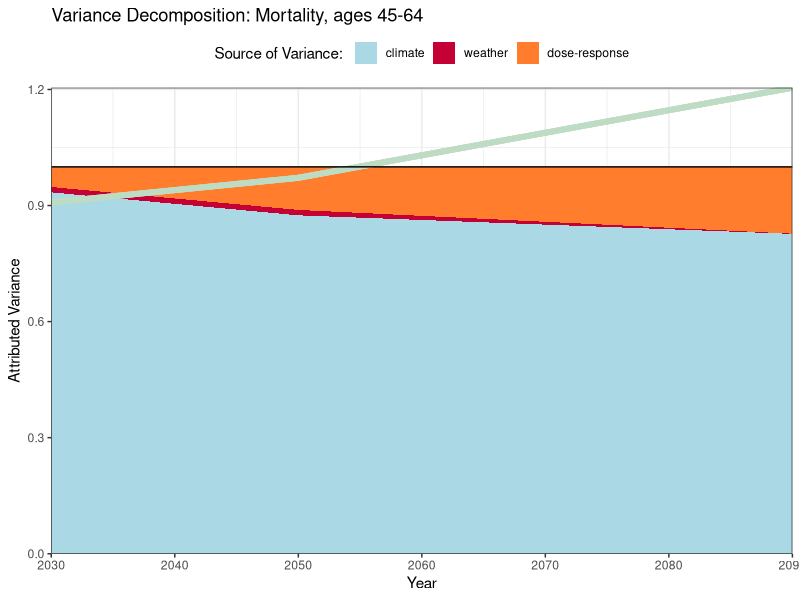
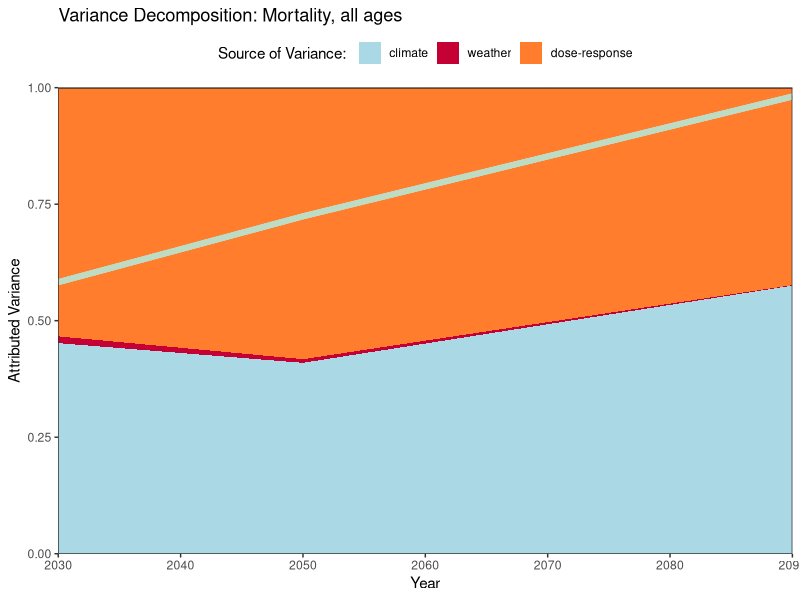
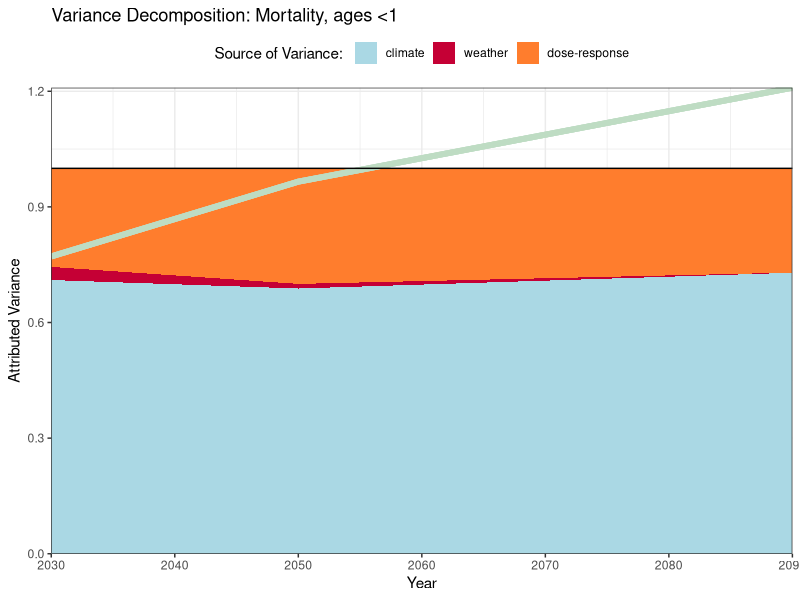
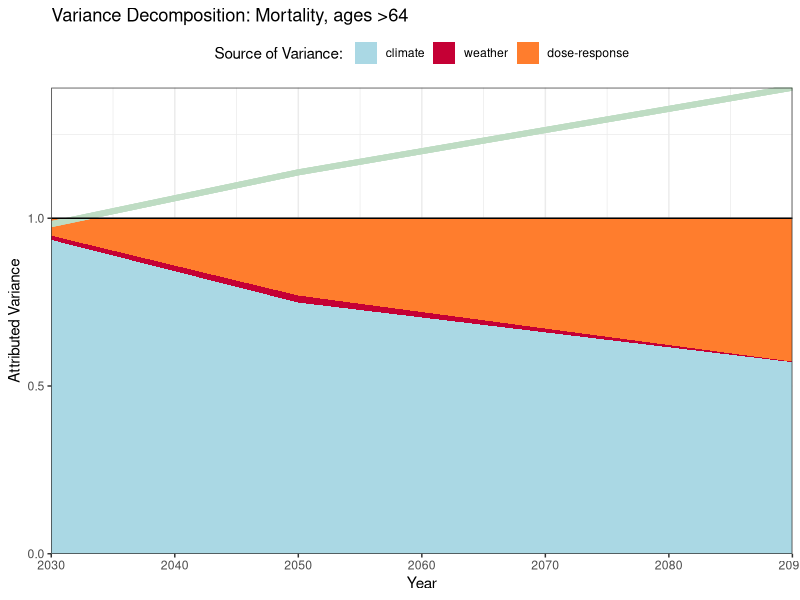
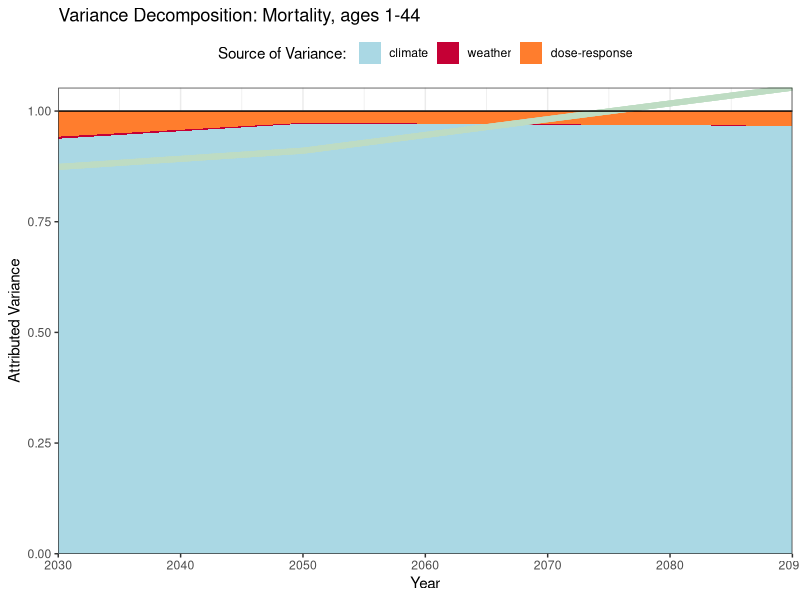
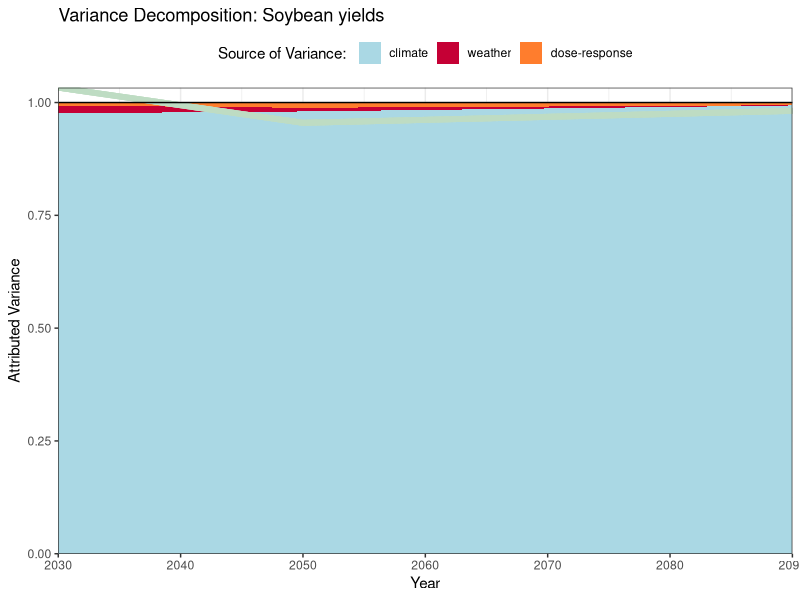
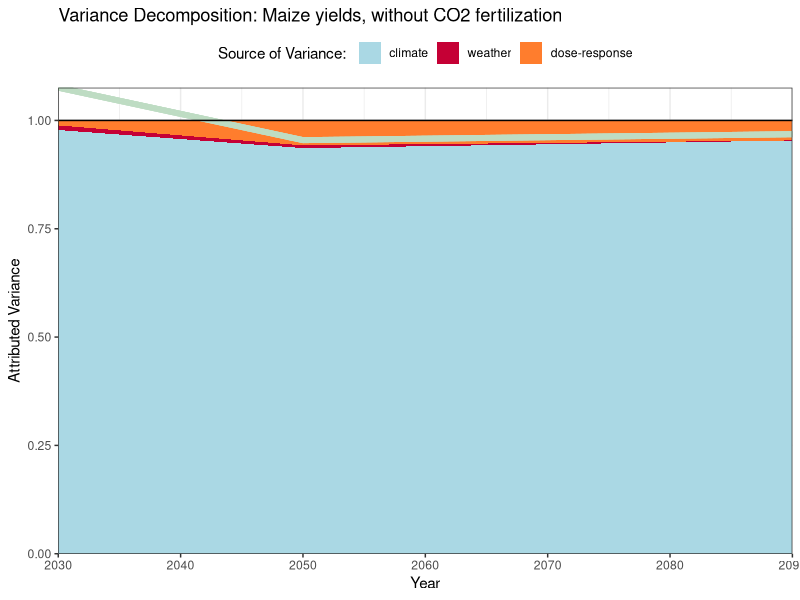
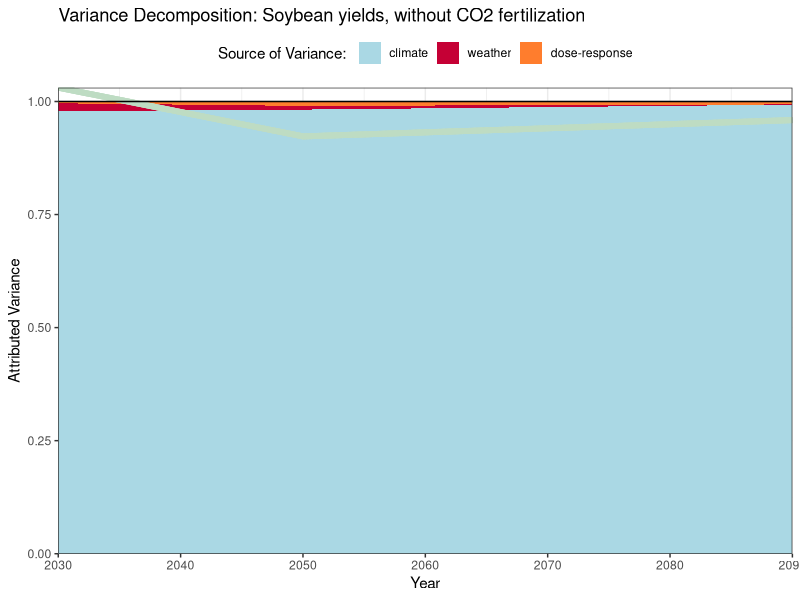

The R script that drew these images, in order: (Note: this script raises an error after producing the figures.)
## Load the variation data
tbl <- read.csv("../bars/data/uncstds.csv")

tbl$name <- paste(tbl$sector, tbl$outcome, sep='-')
tbl$varsum <- tbl$model_SD^2 + tbl$weather_SD^2 + tbl$stat_SD^2

library(ggplot2)

## Create a big table of all the data
gtbl <- data.frame(sector=c(), outcome=c(), scenario=c(), year=c(), ymin=c(), ymax=c(), variable=c(), yint=c())
for (scenario in unique(tbl$scenario)) {
    for (name in unique(tbl$name)) {
        sector <- tbl$sector[tbl$name == name][1]
        outcome <- tbl$outcome[tbl$name == name][1]
        ## Baseline values in 2010
        gtbl <- rbind(gtbl, data.frame(sector=sector, outcome=outcome, scenario=scenario, year=rep(2010, 3), group="variance",
                                       ymin=c(0, 0, 0),
                                       ymax=c(0, 0, 0),
                                       variable=c("model_SD", "weather_SD", "stat_SD"), yint=0))

        ## Uncertainty values in the future
        for (year in c(2020, 2040, 2080)) {
            stbl <- tbl[tbl$name == name & tbl$year == year & tbl$scenario == scenario,]
            gtbl <- rbind(gtbl, data.frame(sector=sector, outcome=outcome, scenario=scenario, year=rep(year, 3), group="fraction",
                                           ymin=c(0, stbl$model_SD^2 / stbl$varsum, (stbl$model_SD^2 + stbl$weather_SD^2) / stbl$varsum),
                                           ymax=c(stbl$model_SD^2 / stbl$varsum, (stbl$model_SD^2 + stbl$weather_SD^2) / stbl$varsum,
                                                  1),
                                           variable=c("model_SD", "weather_SD", "stat_SD"), yint=stbl$all_SD^2 / stbl$varsum))
            gtbl <- rbind(gtbl, data.frame(sector=sector, outcome=outcome, scenario=scenario, year=rep(year, 3), group="variance",
                                           ymin=c(0, stbl$model_SD^2, stbl$model_SD^2 + stbl$weather_SD^2),
                                           ymax=c(stbl$model_SD^2, stbl$model_SD^2 + stbl$weather_SD^2, stbl$varsum),
                                           variable=c("model_SD", "weather_SD", "stat_SD"), yint=stbl$all_SD^2))
    }
  }
}

## Titles for all of the results
gtbl$title <- NA
gtbl$title[gtbl$sector == 'labor' & gtbl$outcome == 'lowproductivity'] <- "Low-risk labor productivity"
gtbl$title[gtbl$sector == 'labor' & gtbl$outcome == 'highproductivity'] <- "High-risk labor productivity"
gtbl$title[gtbl$sector == 'health' & gtbl$outcome == 'mortage0to0'] <- "Mortality, ages <1"
gtbl$title[gtbl$sector == 'health' & gtbl$outcome == 'mortage1to44'] <- "Mortality, ages 1-44"
gtbl$title[gtbl$sector == 'health' & gtbl$outcome == 'mortage45to64'] <- "Mortality, ages 45-64"
gtbl$title[gtbl$sector == 'health' & gtbl$outcome == 'mortage65toinf'] <- "Mortality, ages >64"
gtbl$title[gtbl$sector == 'health' & gtbl$outcome == 'mortality'] <- "Mortality, all ages"
gtbl$title[gtbl$sector == 'yields' & gtbl$outcome == 'cotton'] <- "Cotton yields"
gtbl$title[gtbl$sector == 'yields' & gtbl$outcome == 'cottonnoco2'] <- "Cotton yields, without CO2 fertilization"
gtbl$title[gtbl$sector == 'yields' & gtbl$outcome == 'maize'] <- "Maize yields"
gtbl$title[gtbl$sector == 'yields' & gtbl$outcome == 'maizenoco2'] <- "Maize yields, without CO2 fertilization"
gtbl$title[gtbl$sector == 'yields' & gtbl$outcome == 'oilcrop'] <- "Soybean yields"
gtbl$title[gtbl$sector == 'yields' & gtbl$outcome == 'oilcropnoco2'] <- "Soybean yields, without CO2 fertilization"
gtbl$title[gtbl$sector == 'yields' & gtbl$outcome == 'wheat'] <- "Wheat yields"
gtbl$title[gtbl$sector == 'yields' & gtbl$outcome == 'wheatnoco2'] <- "Wheat yields, without CO2 fertilization"
gtbl$title[gtbl$sector == 'yields' & gtbl$outcome == 'grains'] <- "Combined grains (by calorie)"
gtbl$title[gtbl$sector == 'yields' & gtbl$outcome == 'grainsnoco2'] <- "Combined grains (by calorie), without CO2 fertilization"
gtbl$title[gtbl$sector == 'yields' & gtbl$outcome == 'total'] <- "Combined yields (by area)"
gtbl$title[gtbl$sector == 'yields' & gtbl$outcome == 'totalnoco2'] <- "Combined yields (by area), without CO2 fertilization"
gtbl$title[gtbl$sector == 'crime' & gtbl$outcome == 'property'] <- "Property crime"
gtbl$title[gtbl$sector == 'crime' & gtbl$outcome == 'violent'] <- "Violent crime"


library(scales)
library(grid)

## Create a plot for each sector and outcome
for (do.sector in unique(gtbl$sector)) {
    for (do.outcome in unique(gtbl$outcome[gtbl$sector == do.sector])) {
        ## Create the ggplot object
        ggplot(subset(gtbl, sector == do.sector & outcome == do.outcome & scenario == "rcp85" & variable != "all_SD" & group == 'fraction'),
           aes(x=year+10, ymin=ymin, ymax=ymax, fill=variable)) +
            geom_ribbon() +
            geom_line(aes(y=yint), col="#bedcc3", cex=2) +
            geom_hline(yintercept=1)+
            ylab("Attributed Variance") + xlab("Year") +
            theme_bw() +
            theme(legend.position="top") + ggtitle(paste("Variance Decomposition:", gtbl$title[gtbl$sector == do.sector & gtbl$outcome == do.outcome][1])) +
                     scale_fill_manual(name="Source of Variance: ",
                                       breaks=c("model_SD", "weather_SD", "stat_SD"),
                                       labels=c("climate", "weather", "dose-response"),
                                       values=c("#aad8e4", "#c50035", "#ff7d2d")) +
                                           scale_x_continuous(expand=c(0, 0)) + scale_y_continuous(expand=c(0, 0))

        # Save it
        ggsave(paste0("overtime/", do.sector, '-', do.outcome, ".pdf"))
    }
}

library(reshape2)

gtbl <- melt(tbl, id=c("name", "year", "scenario", "all_SD", "varsum"))

ggplot(subset(gtbl, name == "health-mortage-45-64" & scenario == "rcp85"),
       aes(x=year+10, y=value*value, fill=variable)) +
  geom_area(position="fill") +
  geom_area(aes(x=year+10, y=all_SD*all_SD / varsum, fill="yellow"))
